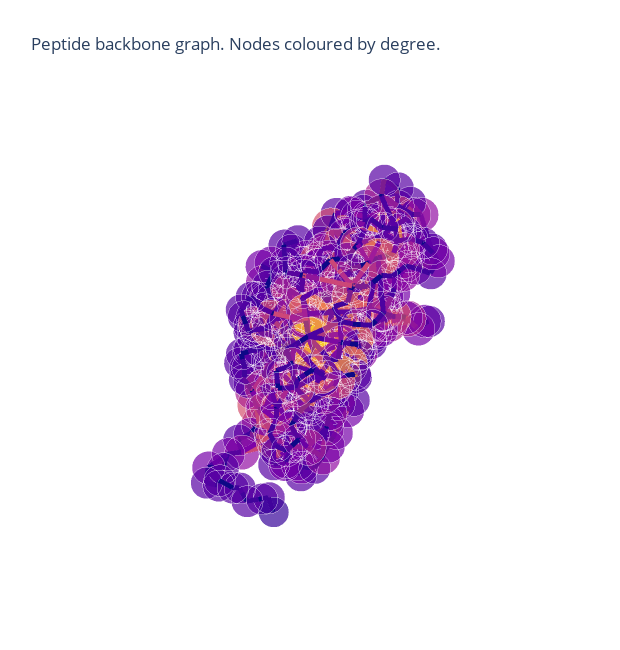

Notebook code cell kept with this figure:
### Code cell
p = plotly_protein_structure_graph(
    g,
    colour_edges_by="kind",
    colour_nodes_by="degree",
    label_node_ids=False,
    plot_title="Peptide backbone graph. Nodes coloured by degree.",
    node_size_multiplier=1
    )
p.show()

### Figure 1 — Plotly figure (JSON) as saved in the notebook; plotly's stock layout.template omitted (floating-point values rounded to 4 significant figures; data arrays with more than 128 entries replaced by an {"elided": "..."} marker saying what was removed)
{"data": [{"hoverinfo": "text+x+y+z", "marker": {"color": {"elided": "445x4 float values"}, "opacity": 0.7, "size": {"elided": "445 int values"}, "symbol": "circle"}, "mode": "markers", "text": {"elided": "445 str values"}, "type": "scatter3d", "x": {"elided": "445 float values"}, "y": {"elided": "445 float values"}, "z": {"elided": "445 float values"}}, {"hoverinfo": "text", "line": {"color": {"elided": "2577x4 float values"}, "width": 10}, "mode": "lines", "text": {"elided": "2577 str values"}, "type": "scatter3d", "x": {"elided": "2577 float values"}, "y": {"elided": "2577 float values"}, "z": {"elided": "2577 float values"}}], "layout": {"height": 650, "margin": {"t": 100}, "scene": {"xaxis": {"showbackground": false, "showgrid": false, "showline": false, "showticklabels": false, "title": {"text": ""}, "zeroline": false}, "yaxis": {"showbackground": false, "showgrid": false, "showline": false, "showticklabels": false, "title": {"text": ""}, "zeroline": false}, "zaxis": {"showbackground": false, "showgrid": false, "showline": false, "showticklabels": false, "title": {"text": ""}, "zeroline": false}}, "showlegend": false, "title": {"text": "Peptide backbone graph. Nodes coloured by degree."}, "width": 620}}
